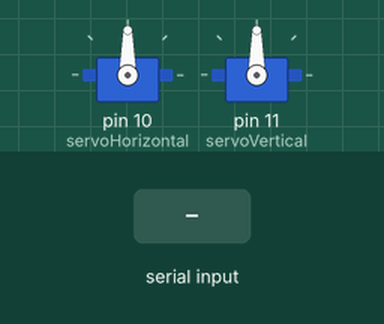
A sketch run on a simulated Arduino Uno, built with avr-gcc and run on an emulated ATmega328P. Shown: 2 × servo. The test bench sets the inputs (shaded band).

Above: at 1.4 s.
1.5 s: "1" received over Serial
At 4.47 s:
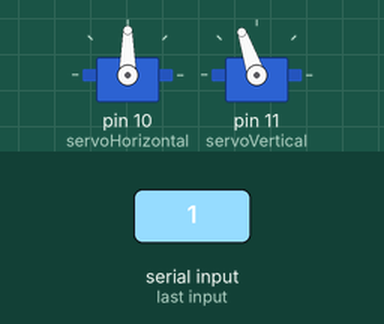
4.5 s: "3" received over Serial
At 5.75 s:
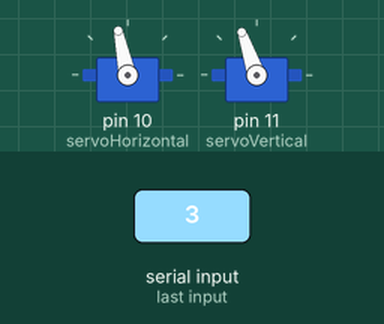
7.5 s: "2" received over Serial
At 9.23 s:
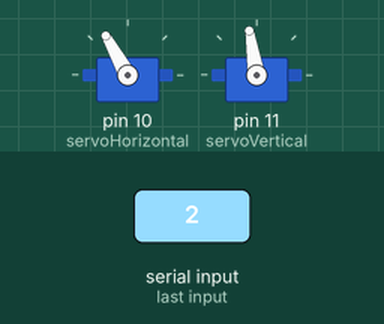
10.5 s: "4" received over Serial
At 11.85 s:
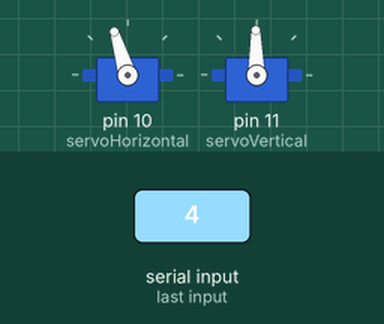
13.5 s: "6" received over Serial
At 16.43 s:
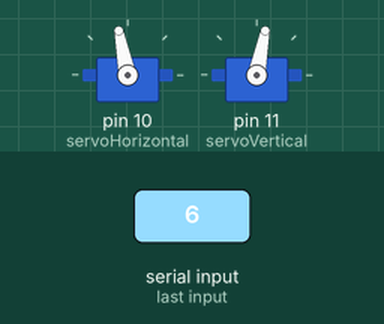
16.5 s: "8" received over Serial
Timing chart, 0 to 23.0 s (numbered marks = the images above; inputs shaded):
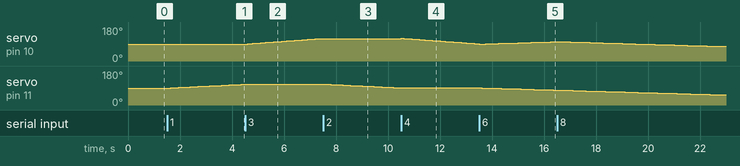

The sketch:

dont_fuck_with_me.ino
```cpp
#include <Servo.h> //используем библиотеку для работы с сервоприводом

Servo servoHorizontal;
Servo servoVertical;
int servoHorizontal_pos;
int servoVertical_pos;
char command;
/*
 * COMMANDS: (H / V)
 *
 * 0 - NONE, NONE
 * 1 - NONE, UP
 * 2 - NONE, DOWN
 * 3 - RIGHT, NONE
 * 4 - LEFT, NONE
 * 5 - RIGHT, UP
 * 6 - RIGHT, DOWN
 * 7 - LEFT, UP
 * 8 - LEFT, DOWN
 */

void setup() //процедура setup
{

  servoHorizontal.attach(10);
  servoVertical.attach(11);
  Serial.begin(9600);
  servoHorizontal_pos = 90;
  servoVertical_pos = 90;
  command = '0';
  servoVertical.write(servoVertical_pos);
  delay(100);
  servoHorizontal.write(servoHorizontal_pos);
  delay(100);

}

void turnUp()
{
  if (servoVertical_pos > 0)
  {
    servoVertical.write(servoVertical_pos++);
    delay(150);
  }
}

void turnDown()
{
  if (servoVertical_pos < 180)
  {
    servoVertical.write(servoVertical_pos--);
    delay(150);
  }
}

void turnLeft()
{
  if (servoHorizontal_pos > 0)
  {
    servoHorizontal.write(servoHorizontal_pos--);
    delay(100);
  }
}

void turnRight()
{
  if (servoHorizontal_pos < 180)
  {
    servoHorizontal.write(servoHorizontal_pos++);
    delay(100);
  }
}
void loop()
{
  if (command == '0')
  {
    // NONE
  }
  else if (command == '1')
  {
    turnUp();
  }
  else if (command == '2')
  {
    turnDown();
  }
  else if (command == '3')
  {
    turnRight();
  }
  else if (command == '4')
  {
    turnLeft();
  }
  else if (command == '5')
  {
    turnRight();
    turnUp();
  }
  else if (command == '6')
  {
    turnRight();
    turnDown();
  }
  else if (command == '7')
  {
    turnLeft();
    turnUp();
  }
  else if (command == '8')
  {
    turnLeft();
    turnDown();
  }
  if (Serial.available()>0)
  {
      command = Serial.read();
  }
}
```

Measured:
- after the input at 1.5 s, servo on pin 11 (servoVertical): moves from 90° to 109° over 2.7 s, starting after 0.15 s
- after the input at 4.5 s, servo on pin 10 (servoHorizontal): moves from 90° to 119° over 2.8 s, starting after 0.10 s; servo on pin 11 (servoVertical): stays 109° (without the input it goes to 110° after 0.00 s)
- after the input at 7.5 s, servo on pin 10 (servoHorizontal): stays 119° (without the input it goes to 120° after 0.01 s); servo on pin 11 (servoVertical): 109° → 110° at once, → 109° 0.15 s later, → 108° 0.15 s later, → 107° 0.15 s later, … (20 changes in this stretch)
- after the input at 10.5 s, servo on pin 10 (servoHorizontal): 119° → 120° at once, → 119° 0.10 s later, → 118° 0.10 s later, → 117° 0.10 s later, … (30 changes in this stretch); servo on pin 11 (servoVertical): stays 91° (without the input it goes to 90° after 0.01 s)
- after the input at 13.5 s, servo on pin 11 (servoVertical): moves from 91° to 79° over 2.8 s, starting after 0.11 s
